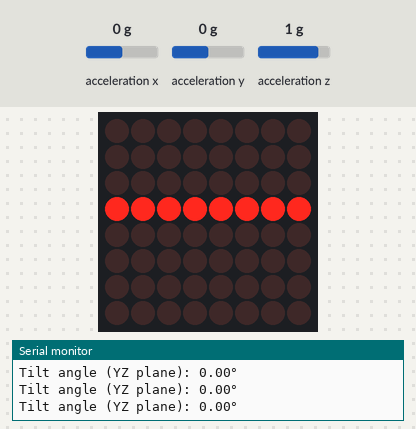
Bench run of a sketch on a simulated Arduino Mega 2560, built with avr-gcc and run on an emulated ATmega2560. On the bench: 8×8 LED matrix, the last lines printed to the serial monitor. Wiring (inferred from the names in the program): MPU-9250 motion sensor at I2C address 0x68; MAX7219 LED driver (orientation assumed): data pin 50; clock pin 51; CS pin 53. The inputs (shaded band) are chosen by the test bench; at power-on: acceleration y 0 g, acceleration z 1 g, acceleration x 0 g.

Above: at 1.2 s.
1.3 s: acceleration y set to -1.4 g
At 1.8 s:
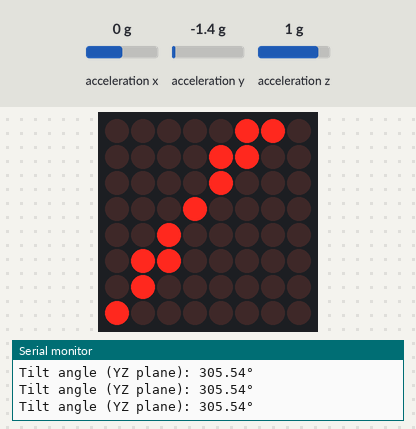
2.8 s: acceleration z set to -1.4 g
At 3.5 s:
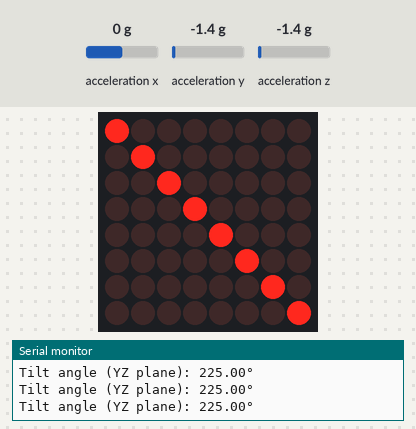
4.3 s: acceleration y set to 1.1 g
At 4.9 s:
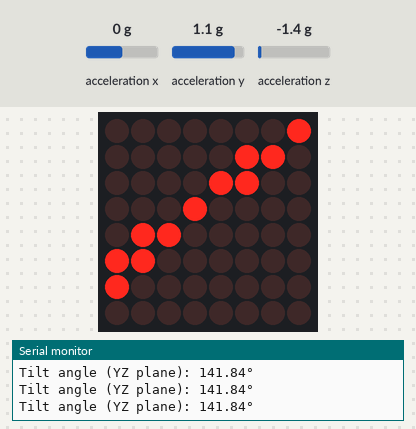
7.3 s: acceleration y set to 1.4 g
At 8.1 s:
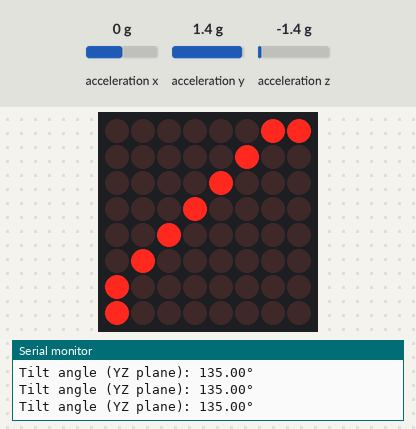
8.9 s: acceleration y set to 0 g
At 9.9 s:
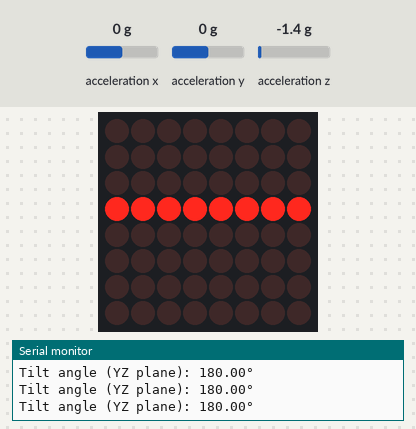
11.9 s: acceleration y set to -0.8 g
At 12.9 s:
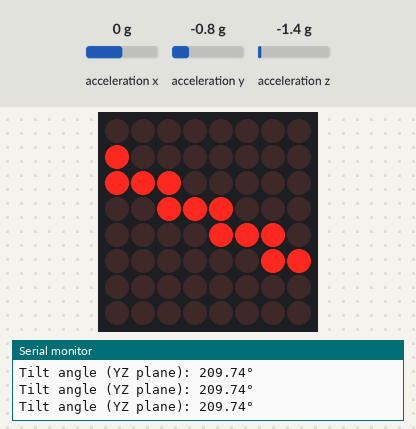
Timing chart, 0 to 14.5 s (numbered marks = the images above; inputs shaded):
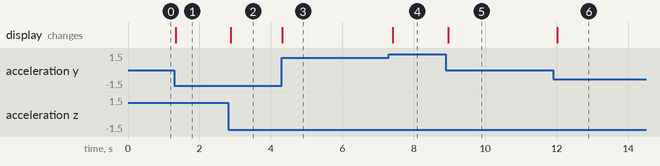

The sketch:

MPU_Visualizer.ino
```cpp
#include <Wire.h>
#include "MaxMatrix.h"
#include <math.h>

// LED Matrix Pins
#define LEDMATRIX_PIN_DIN  50
#define LEDMATRIX_PIN_CLK  51
#define LEDMATRIX_PIN_CS   53
MaxMatrix ledMatrix(LEDMATRIX_PIN_DIN, LEDMATRIX_PIN_CS, LEDMATRIX_PIN_CLK);

// MPU-9250 Constants
#define MPU9250_ADDR 0x68  // AD0 = LOW
#define PWR_MGMT_1   0x6B
#define ACCEL_XOUT_H 0x3B

// Matrix center
const int MATRIX_SIZE = 8;
const int CENTER_X = 3;
const int CENTER_Y = 3;

void setup() {
  Serial.begin(9600);
  Wire.begin();

  // Initialize LED Matrix
  ledMatrix.init(1);
  ledMatrix.setIntensity(5);
  ledMatrix.clear();

  // Initialize MPU-9250 (wake from sleep)
  Wire.beginTransmission(MPU9250_ADDR);
  Wire.write(PWR_MGMT_1);
  Wire.write(0x00);
  Wire.endTransmission();

  Serial.println("System Initialized. Reading YZ Tilt Angle...");
}

void loop() {
  int16_t ay, az;
  readAccelYZ(ay, az);

  // Calculate pitch from YZ plane
  float angle = atan2((float)ay, (float)az) * 180.0 / PI;
  if (angle < 0) angle += 360;

  Serial.print("Tilt angle (YZ plane): ");
  Serial.print(angle);
  Serial.println("°");

  drawTiltLine(angle);
  delay(100);
}

void readAccelYZ(int16_t &ay, int16_t &az) {
  Wire.beginTransmission(MPU9250_ADDR);
  Wire.write(ACCEL_XOUT_H);
  Wire.endTransmission(false);
  Wire.requestFrom(MPU9250_ADDR, 6, true);

  Wire.read(); Wire.read(); // Skip ax
  ay = Wire.read() << 8 | Wire.read();
  az = Wire.read() << 8 | Wire.read();
}

void drawTiltLine(float angle) {
  ledMatrix.clear();

  float rad = angle * PI / 180.0;
  float dx = cos(rad);
  float dy = sin(rad);

  float x = CENTER_X + 0.5;
  float y = CENTER_Y + 0.5;

  // Draw forward direction
  for (float i = 0; i < MATRIX_SIZE; i += 0.5) {
    int xi = (int)(x + dx * i);
    int yi = (int)(y + dy * i);
    if (xi >= 0 && xi < MATRIX_SIZE && yi >= 0 && yi < MATRIX_SIZE)
      ledMatrix.setDot(xi, yi, true);
  }

  // Draw backward direction
  for (float i = 0; i < MATRIX_SIZE; i += 0.5) {
    int xi = (int)(x - dx * i);
    int yi = (int)(y - dy * i);
    if (xi >= 0 && xi < MATRIX_SIZE && yi >= 0 && yi < MATRIX_SIZE)
      ledMatrix.setDot(xi, yi, true);
  }
}
```

MaxMatrix.cpp
```cpp
// (licence header left out)
#include "Arduino.h"
#include "MaxMatrix.h"

MaxMatrix::MaxMatrix(byte _data, byte _load, byte _clock, byte _num)
{
	data = _data;
	load = _load;
	clock = _clock;
	num = _num;
	for (int i=0; i<80; i++)
		buffer[i] = 0;
}

void MaxMatrix::init(byte maxInUse)
{
	pinMode(data,  OUTPUT);
	pinMode(clock, OUTPUT);
	pinMode(load,  OUTPUT);
	digitalWrite(clock, HIGH);

	num = maxInUse;

	setCommand(max7219_reg_scanLimit, 0x07);
	setCommand(max7219_reg_decodeMode, 0x00);  // using an led matrix (not digits)
	setCommand(max7219_reg_shutdown, 0x01);    // not in shutdown mode
	setCommand(max7219_reg_displayTest, 0x00); // no display test

	// empty registers, turn all LEDs off
	clear();

	setIntensity(0x0f);    // the first 0x0f is the value you can set
}

void MaxMatrix::setIntensity(byte intensity)
{
	setCommand(max7219_reg_intensity, intensity);
}

void MaxMatrix::clear()
{
	for (int i=0; i<8; i++)
		setColumnAll(i,0);

	for (int i=0; i<80; i++)
		buffer[i] = 0;
}

void MaxMatrix::setCommand(byte command, byte value)
{
	digitalWrite(load, LOW);
	for (int i=0; i<num; i++)
	{
		shiftOut(data, clock, MSBFIRST, command);
		shiftOut(data, clock, MSBFIRST, value);
	}
	digitalWrite(load, LOW);
	digitalWrite(load, HIGH);
}


void MaxMatrix::setColumn(byte col, byte value)
{
	int n = col / 8;
	int c = col % 8;
	digitalWrite(load, LOW);
	for (int i=0; i<num; i++)
	{
		if (i == n)
		{
			shiftOut(data, clock, MSBFIRST, c + 1);
			shiftOut(data, clock, MSBFIRST, value);
		}
		else
		{
			shiftOut(data, clock, MSBFIRST, 0);
			shiftOut(data, clock, MSBFIRST, 0);
		}
	}
	digitalWrite(load, LOW);
	digitalWrite(load, HIGH);

	buffer[col] = value;
}

void MaxMatrix::setColumnAll(byte col, byte value)
{
	digitalWrite(load, LOW);
	for (int i=0; i<num; i++)
	{
		shiftOut(data, clock, MSBFIRST, col + 1);
		shiftOut(data, clock, MSBFIRST, value);
		buffer[col * i] = value;
	}
	digitalWrite(load, LOW);
	digitalWrite(load, HIGH);
}

void MaxMatrix::setDot(byte col, byte row, byte value)
{
    bitWrite(buffer[col], row, value);

	int n = col / 8;
	int c = col % 8;
	digitalWrite(load, LOW);
	for (int i=0; i<num; i++)
	{
		if (i == n)
		{
			shiftOut(data, clock, MSBFIRST, c + 1);
			shiftOut(data, clock, MSBFIRST, buffer[col]);
		}
		else
		{
			shiftOut(data, clock, MSBFIRST, 0);
			shiftOut(data, clock, MSBFIRST, 0);
		}
	}
	digitalWrite(load, LOW);
	digitalWrite(load, HIGH);
}

void MaxMatrix::writeSprite(int x, int y, const byte* sprite)
{
	int w = sprite[0];
	int h = sprite[1];

	if (h == 8 && y == 0)
		for (int i=0; i<w; i++)
		{
			int c = x + i;
			if (c>=0 && c<80)
				setColumn(c, sprite[i+2]);
		}
	else
		for (int i=0; i<w; i++)
			for (int j=0; j<h; j++)
			{
				int c = x + i;
				int r = y + j;
				if (c>=0 && c<80 && r>=0 && r<8)
					setDot(c, r, bitRead(sprite[i+2], j));
			}
}

void MaxMatrix::reload()
{
	for (int i=0; i<8; i++)
	{
		int col = i;
		digitalWrite(load, LOW);
		for (int j=0; j<num; j++)
		{
			shiftOut(data, clock, MSBFIRST, i + 1);
			shiftOut(data, clock, MSBFIRST, buffer[col]);
			col += 8;
		}
		digitalWrite(load, LOW);
		digitalWrite(load, HIGH);
	}
}

void MaxMatrix::shiftLeft(bool rotate, bool fill_zero)
{
	byte old = buffer[0];
	int i;
	for (i=0; i<80; i++)
		buffer[i] = buffer[i+1];
	if (rotate) buffer[num*8-1] = old;
	else if (fill_zero) buffer[num*8-1] = 0;

	reload();
}

void MaxMatrix::shiftRight(bool rotate, bool fill_zero)
{
	int last = num*8-1;
	byte old = buffer[last];
	int i;
	for (i=79; i>0; i--)
		buffer[i] = buffer[i-1];
	if (rotate) buffer[0] = old;
	else if (fill_zero) buffer[0] = 0;

	reload();
}

void MaxMatrix::shiftUp(bool rotate)
{
	for (int i=0; i<num*8; i++)
	{
		bool b = buffer[i] & 1;
		buffer[i] >>= 1;
		if (rotate) bitWrite(buffer[i], 7, b);
	}
	reload();
}

void MaxMatrix::shiftDown(bool rotate)
{
	for (int i=0; i<num*8; i++)
	{
		bool b = buffer[i] & 128;
		buffer[i] <<= 1;
		if (rotate) bitWrite(buffer[i], 0, b);
	}
	reload();
}

/**
 * Put extracted character on Display
 *
  */
void MaxMatrix::printCharWithShift(char c, int shift_speed){
  if (c < 32) return;
  c -= 32;
  memcpy_P(buffer2, CH + 7*c, 7);
  writeSprite(num*8, 0, buffer2);
  setColumn(num*8 + buffer2[0], 0);

  for (int i=0; i<buffer2[0]+1; i++)
  {
    delay(shift_speed);
    shiftLeft(false, false);
  }
}

/**
 *  Extract characters from Scrolling text
 *
  */
void MaxMatrix::printStringWithShift(char* s, int shift_speed){
  while (*s != 0){
    printCharWithShift(*s, shift_speed);
    s++;
  }
}
```

MaxMatrix.h
```cpp
// (licence header left out)
#ifndef _MaxMatrix_H_
#define _MaxMatrix_H_

#include "Arduino.h"
#include <avr/pgmspace.h>

#define max7219_reg_noop        0x00
#define max7219_reg_digit0      0x01
#define max7219_reg_digit1      0x02
#define max7219_reg_digit2      0x03
#define max7219_reg_digit3      0x04
#define max7219_reg_digit4      0x05
#define max7219_reg_digit5      0x06
#define max7219_reg_digit6      0x07
#define max7219_reg_digit7      0x08
#define max7219_reg_decodeMode  0x09
#define max7219_reg_intensity   0x0a
#define max7219_reg_scanLimit   0x0b
#define max7219_reg_shutdown    0x0c
#define max7219_reg_displayTest 0x0f

const unsigned char CH[]  PROGMEM = {
3, 8, B00000000, B00000000, B00000000, B00000000, B00000000, // space
1, 8, B01011111, B00000000, B00000000, B00000000, B00000000, // !
3, 8, B00000011, B00000000, B00000011, B00000000, B00000000, // "
5, 8, B00010100, B00111110, B00010100, B00111110, B00010100, // #
4, 8, B00100100, B01101010, B00101011, B00010010, B00000000, // $
5, 8, B01100011, B00010011, B00001000, B01100100, B01100011, // %
5, 8, B00110110, B01001001, B01010110, B00100000, B01010000, // &
1, 8, B00000011, B00000000, B00000000, B00000000, B00000000, // '
3, 8, B00011100, B00100010, B01000001, B00000000, B00000000, // (
3, 8, B01000001, B00100010, B00011100, B00000000, B00000000, // )
5, 8, B00101000, B00011000, B00001110, B00011000, B00101000, // *
5, 8, B00001000, B00001000, B00111110, B00001000, B00001000, // +
2, 8, B10110000, B01110000, B00000000, B00000000, B00000000, // ,
4, 8, B00001000, B00001000, B00001000, B00001000, B00000000, // -
2, 8, B01100000, B01100000, B00000000, B00000000, B00000000, // .
4, 8, B01100000, B00011000, B00000110, B00000001, B00000000, // /
4, 8, B00111110, B01000001, B01000001, B00111110, B00000000, // 0
3, 8, B01000010, B01111111, B01000000, B00000000, B00000000, // 1
4, 8, B01100010, B01010001, B01001001, B01000110, B00000000, // 2
4, 8, B00100010, B01000001, B01001001, B00110110, B00000000, // 3
4, 8, B00011000, B00010100, B00010010, B01111111, B00000000, // 4
4, 8, B00100111, B01000101, B01000101, B00111001, B00000000, // 5
4, 8, B00111110, B01001001, B01001001, B00110000, B00000000, // 6
4, 8, B01100001, B00010001, B00001001, B00000111, B00000000, // 7
4, 8, B00110110, B01001001, B01001001, B00110110, B00000000, // 8
4, 8, B00000110, B01001001, B01001001, B00111110, B00000000, // 9
2, 8, B01010000, B00000000, B00000000, B00000000, B00000000, // :
2, 8, B10000000, B01010000, B00000000, B00000000, B00000000, // ;
3, 8, B00010000, B00101000, B01000100, B00000000, B00000000, // <
3, 8, B00010100, B00010100, B00010100, B00000000, B00000000, // =
3, 8, B01000100, B00101000, B00010000, B00000000, B00000000, // >
4, 8, B00000010, B01011001, B00001001, B00000110, B00000000, // ?
5, 8, B00111110, B01001001, B01010101, B01011101, B00001110, // @
4, 8, B01111110, B00010001, B00010001, B01111110, B00000000, // A
4, 8, B01111111, B01001001, B01001001, B00110110, B00000000, // B
4, 8, B00111110, B01000001, B01000001, B00100010, B00000000, // C
4, 8, B01111111, B01000001, B01000001, B00111110, B00000000, // D
4, 8, B01111111, B01001001, B01001001, B01000001, B00000000, // E
4, 8, B01111111, B00001001, B00001001, B00000001, B00000000, // F
4, 8, B00111110, B01000001, B01001001, B01111010, B00000000, // G
4, 8, B01111111, B00001000, B00001000, B01111111, B00000000, // H
3, 8, B01000001, B01111111, B01000001, B00000000, B00000000, // I
4, 8, B00110000, B01000000, B01000001, B00111111, B00000000, // J
4, 8, B01111111, B00001000, B00010100, B01100011, B00000000, // K
4, 8, B01111111, B01000000, B01000000, B01000000, B00000000, // L
5, 8, B01111111, B00000010, B00001100, B00000010, B01111111, // M
5, 8, B01111111, B00000100, B00001000, B00010000, B01111111, // N
4, 8, B00111110, B01000001, B01000001, B00111110, B00000000, // O
4, 8, B01111111, B00001001, B00001001, B00000110, B00000000, // P
4, 8, B00111110, B01000001, B01000001, B10111110, B00000000, // Q
4, 8, B01111111, B00001001, B00001001, B01110110, B00000000, // R
4, 8, B01000110, B01001001, B01001001, B00110010, B00000000, // S
5, 8, B00000001, B00000001, B01111111, B00000001, B00000001, // T
4, 8, B00111111, B01000000, B01000000, B00111111, B00000000, // U
5, 8, B00001111, B00110000, B01000000, B00110000, B00001111, // V
5, 8, B00111111, B01000000, B00111000, B01000000, B00111111, // W
5, 8, B01100011, B00010100, B00001000, B00010100, B01100011, // X
5, 8, B00000111, B00001000, B01110000, B00001000, B00000111, // Y
4, 8, B01100001, B01010001, B01001001, B01000111, B00000000, // Z
2, 8, B01111111, B01000001, B00000000, B00000000, B00000000, // [
4, 8, B00000001, B00000110, B00011000, B01100000, B00000000, // \ backslash
2, 8, B01000001, B01111111, B00000000, B00000000, B00000000, // ]
3, 8, B00000010, B00000001, B00000010, B00000000, B00000000, // hat
4, 8, B01000000, B01000000, B01000000, B01000000, B00000000, // _
2, 8, B00000001, B00000010, B00000000, B00000000, B00000000, // `
4, 8, B00100000, B01010100, B01010100, B01111000, B00000000, // a
4, 8, B01111111, B01000100, B01000100, B00111000, B00000000, // b
4, 8, B00111000, B01000100, B01000100, B00101000, B00000000, // c
4, 8, B00111000, B01000100, B01000100, B01111111, B00000000, // d
4, 8, B00111000, B01010100, B01010100, B00011000, B00000000, // e
3, 8, B00000100, B01111110, B00000101, B00000000, B00000000, // f
4, 8, B10011000, B10100100, B10100100, B01111000, B00000000, // g
4, 8, B01111111, B00000100, B00000100, B01111000, B00000000, // h
3, 8, B01000100, B01111101, B01000000, B00000000, B00000000, // i
4, 8, B01000000, B10000000, B10000100, B01111101, B00000000, // j
4, 8, B01111111, B00010000, B00101000, B01000100, B00000000, // k
3, 8, B01000001, B01111111, B01000000, B00000000, B00000000, // l
5, 8, B01111100, B00000100, B01111100, B00000100, B01111000, // m
4, 8, B01111100, B00000100, B00000100, B01111000, B00000000, // n
4, 8, B00111000, B01000100, B01000100, B00111000, B00000000, // o
4, 8, B11111100, B00100100, B00100100, B00011000, B00000000, // p
4, 8, B00011000, B00100100, B00100100, B11111100, B00000000, // q
4, 8, B01111100, B00001000, B00000100, B00000100, B00000000, // r
4, 8, B01001000, B01010100, B01010100, B00100100, B00000000, // s
3, 8, B00000100, B00111111, B01000100, B00000000, B00000000, // t
4, 8, B00111100, B01000000, B01000000, B01111100, B00000000, // u
5, 8, B00011100, B00100000, B01000000, B00100000, B00011100, // v
5, 8, B00111100, B01000000, B00111100, B01000000, B00111100, // w
5, 8, B01000100, B00101000, B00010000, B00101000, B01000100, // x
4, 8, B10011100, B10100000, B10100000, B01111100, B00000000, // y
3, 8, B01100100, B01010100, B01001100, B00000000, B00000000, // z
3, 8, B00001000, B00110110, B01000001, B00000000, B00000000, // {
1, 8, B01111111, B00000000, B00000000, B00000000, B00000000, // |
3, 8, B01000001, B00110110, B00001000, B00000000, B00000000, // }
4, 8, B00001000, B00000100, B00001000, B00000100, B00000000, // ~
};

class MaxMatrix
{
  private:
    byte data;
    byte load;
    byte clock;
    byte num;
    byte buffer[80];
    void reload();
    byte buffer2[10];

  public:
    MaxMatrix(byte data, byte load, byte clock, byte num = 1);

    void init(byte maxInUse = 1);
    void clear();
    void setCommand(byte command, byte value);
    void setIntensity(byte intensity);
    void setColumn(byte col, byte value);
    void setColumnAll(byte col, byte value);
    void setDot(byte col, byte row, byte value);
    void writeSprite(int x, int y, const byte* sprite);

    void shiftLeft(bool rotate = false, bool fill_zero = true);
    void shiftRight(bool rotate = false, bool fill_zero = true);
    void shiftUp(bool rotate = false);
    void shiftDown(bool rotate = false);

    void printCharWithShift(char c, int shift_speed);
    void printStringWithShift(char* s, int shift_speed);

};

#endif
```

Measured:
- after the input at 1.3 s, the display: changes at once (image 1)
- after the input at 2.8 s, the display: changes after 0.08 s (image 2)
- after the input at 4.3 s, the display: changes at once (image 3)
- after the input at 7.3 s, the display: changes after 0.11 s (image 4)
- after the input at 8.9 s, the display: changes after 0.06 s (image 5)
- after the input at 11.9 s, the display: changes after 0.11 s (image 6)
